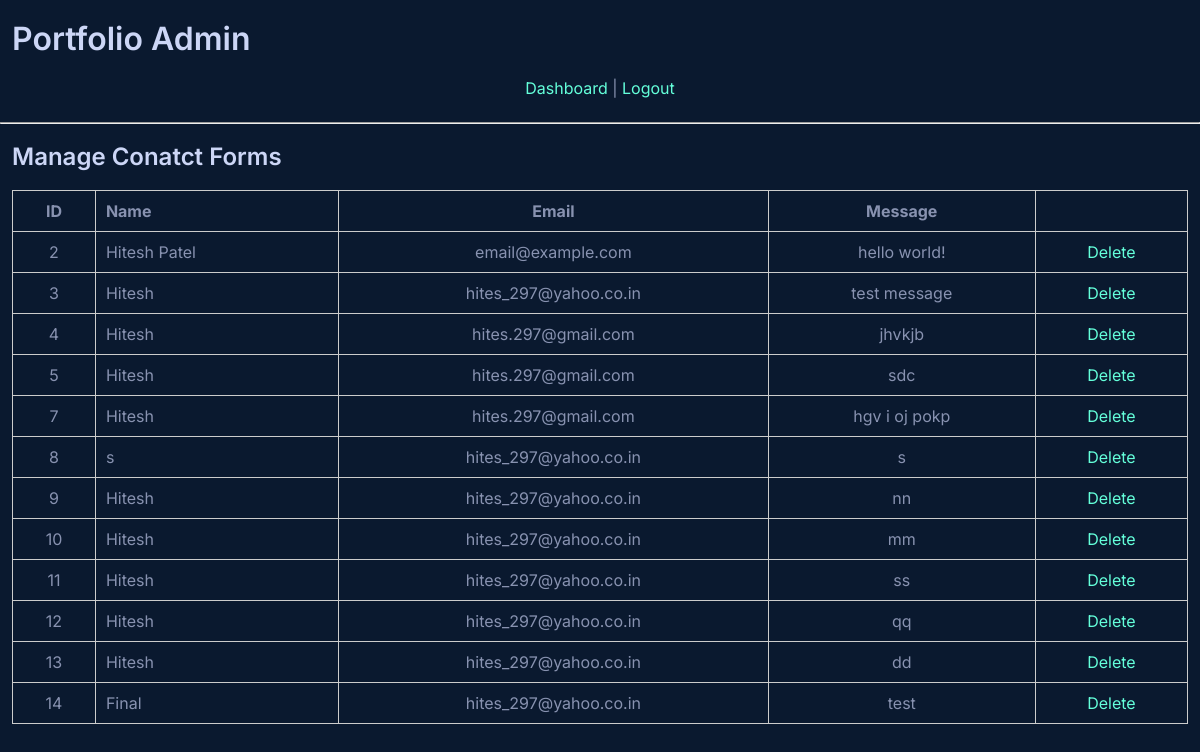
Page /admin/contactForms.php (signed in) on the committed database.
### tables this page shows
CREATE TABLE `contactForm` (
  `id` int(11) NOT NULL,
  `name` varchar(25) NOT NULL,
  `email` varchar(50) NOT NULL,
  `message` varchar(250) NOT NULL
);

### admin/contactForms.php (the view, shortened to what this page needs)
<?php
include( 'includes/database.php' );
include( 'includes/header.php' );
$query = 'SELECT *
  FROM contactForm';
$result = mysqli_query( $connect, $query );
?>
<h2>Manage Conatct Forms</h2>
<table>
  <tr>
    <th align="center">ID</th>
    <th align="left">Name</th>
    <th align="center">Email</th>
    <th align="center">Message</th>
    <th></th>
  </tr>
  <?php while( $record = mysqli_fetch_assoc( $result ) ): ?>
    <tr>
      <td align="center"><?php echo $record['id']; ?></td>
      <td align="left">
        <?php echo $record['name']; ?>
      </td>
      <td align="center"><?php echo $record['email']; ?></td>
      <td align="center" style="white-space: nowrap;"><?php echo $record['message']; ?></td>
      <td align="center">
        <a href="contactForms.php?delete=<?php echo $record['id']; ?>" onclick="javascript:confirm('Are you sure you want to delete this project?');">Delete</i></a>
      </td>
    </tr>
  <?php endwhile; ?>
</table>
<?php
include( 'includes/footer.php' );
?>

### admin/styles.css (style rules this page uses)
:root { --green: #64ffda; --background: #0a192f; --dark-slate: #495670; }
html { box-sizing: border-box; width: 100%; scroll-behavior: smooth; }
*, *::before, *::after { box-sizing: inherit; }
body { margin: 0; background-color: var(--background); color: #8892b0; font-family: 'Inter', sans-serif; counter-reset: item section; height: 100%; animation: enablescroll 0.2 3s; }
h1, h2, h3, h4, h5, h6 { font-weight: 600; color: #ccd6f6; line-height: 1.1; }
a { display: inline-block; }
a:link, a:active, a:hover, a:visited { text-decoration: none; color: var(--green); }
table { width: 100%; border: 1px solid #ccc; border-spacing: 0; border-collapse: collapse; }
td, th { border: 1px solid #ccc; padding: 10px; }
th { white-space: nowrap; }

### rows in the picture
contactform: id "2", name "Hitesh Patel", email "email@example.com", message "hello world!"
contactform: id "3", name "Hitesh", email "hites_297@yahoo.co.in", message "test message"
contactform: id "4", name "Hitesh", email "hites.297@gmail.com", message "jhvkjb"
contactform: id "5", name "Hitesh", email "hites.297@gmail.com", message "sdc"
contactform: id "7", name "Hitesh", email "hites.297@gmail.com", message "hgv i oj pokp"
contactform: id "8", name "s", email "hites_297@yahoo.co.in", message "s"
contactform: id "9", name "Hitesh", email "hites_297@yahoo.co.in", message "nn"
contactform: id "10", name "Hitesh", email "hites_297@yahoo.co.in", message "mm"
contactform: id "11", name "Hitesh", email "hites_297@yahoo.co.in", message "ss"
contactform: id "12", name "Hitesh", email "hites_297@yahoo.co.in", message "qq"
contactform: id "13", name "Hitesh", email "hites_297@yahoo.co.in", message "dd"
contactform: id "14", name "Final", email "hites_297@yahoo.co.in", message "test"
